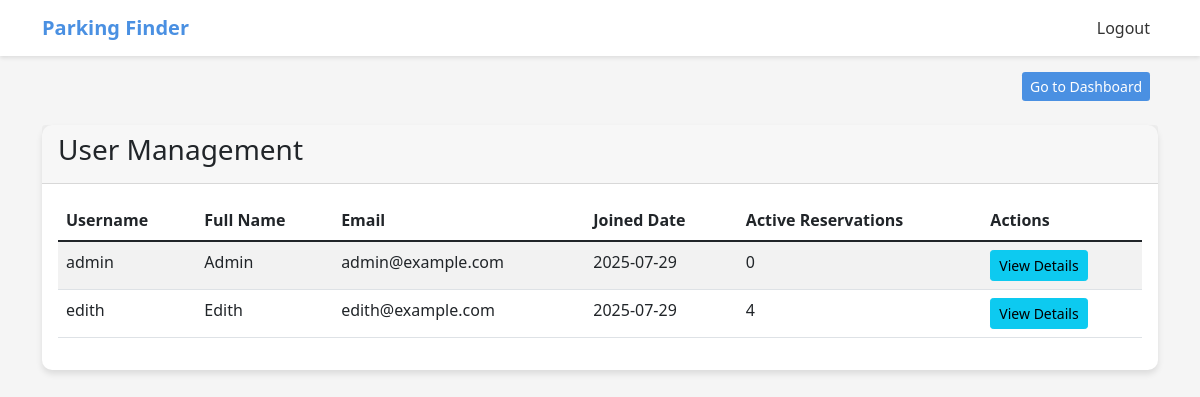
Page /admin/users (signed in) on the committed database.
### app/models.py (models this page shows, shortened)
class User(UserMixin, db.Model):
    __tablename__ = 'users'
    id = db.Column(db.Integer, primary_key=True)
    username = db.Column(db.String(64), unique=True, nullable=False)
    email = db.Column(db.String(120), unique=True, nullable=False)
    full_name = db.Column(db.String(120), nullable=False)
    password_hash = db.Column(db.String(128), nullable=False)
    created_at = db.Column(db.DateTime, default=datetime.utcnow)
    is_admin =  db.Column(db.Boolean, default=False)
    reservations = db.relationship('Reservation', backref='user', lazy=True, cascade="all, delete-orphan")

### app/routes.py (the view)
@admin.route('/users')
@admin_required
def manage_users():
    users = User.query.all()
    return render_template('admin/users.html', users=users)

### app/__init__.py (called while the page is built)
@login_manager.user_loader
def load_user(user_id):
    from .models import User
    return User.query.get(int(user_id))

### app/templates/admin/users.html
{% extends 'base.html' %}
{% block content %}
<div class="container mt-4">
    <div class="card">
        <div class="card-header">
            <h3>User Management</h3>
        </div>
        <div class="card-body">
            <div class="table-responsive">
                <table class="table table-striped">
                    <thead>
                        <tr>
                            <th>Username</th>
                            <th>Full Name</th>
                            <th>Email</th>
                            <th>Joined Date</th>
                            <th>Active Reservations</th>
                            <th>Actions</th>
                        </tr>
                    </thead>
                    <tbody>
                        {% for user in users %}
                        <tr>
                            <td>{{ user.username }}</td>
                            <td>{{ user.full_name }}</td>
                            <td>{{ user.email }}</td>
                            <td>{{ user.created_at.strftime('%Y-%m-%d') }}</td>
                            <td>{{ user.reservations|length }}</td>
                            <td>
                                <a href="{{ url_for('admin.view_user_details', user_id=user.id) }}" class="btn btn-sm btn-info">View Details</a>
                            </td>
                        </tr>
                        {% endfor %}
                    </tbody>
                </table>
            </div>
        </div>
    </div>
</div>
{% endblock %}

### app/templates/base.html (style rules this page uses)
:root { --primary-color: #4A90E2; --secondary-color: #F5F5F5; --accent-color: #34C759; }
body { background-color: var(--secondary-color); font-family: 'Segoe UI', sans-serif; }
.card { border-radius: 10px; border: none; box-shadow: 0 4px 6px rgba(0,0,0,0.1); }

### rows in the picture
User: username "admin", full_name "Admin", email "admin@example.com", created_at "2025-07-29", reservations|length "0"
User: username "edith", full_name "Edith", email "edith@example.com", created_at "2025-07-29", reservations|length "4"
